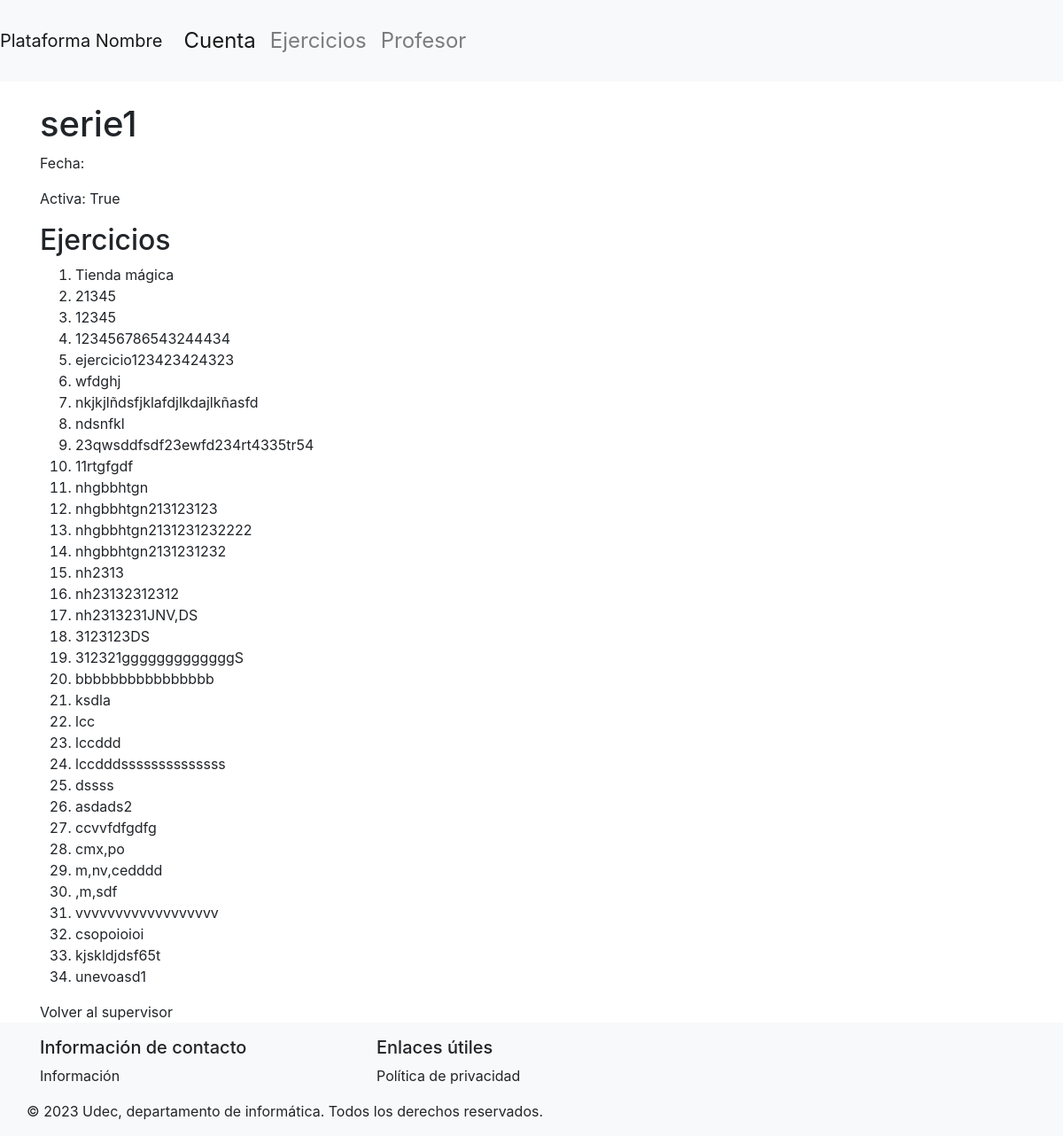
Screenshot of /dashDocente/1/serie/1 (signed in) with the database file from the repository.
### basedatos/modelos.py (models this page shows, shortened)
class Serie(db.Model):
    id = db.Column(db.Integer, primary_key=True)
    nombre = db.Column(db.String(50), nullable=False, unique=True)
    activa = db.Column(db.Boolean(), nullable=False, default=True)
    ejercicios = db.relationship('Ejercicio', order_by=Ejercicio.id, back_populates='serie')

class Ejercicio(db.Model):
    id = db.Column(db.Integer, primary_key=True)
    nombre = db.Column(db.String(50), nullable=False, unique=True)
    path_ejercicio = db.Column(db.String(200), nullable=False)
    enunciado = db.Column(db.String(), nullable=False)
    id_serie = db.Column(db.Integer, db.ForeignKey('serie.id'), nullable=False)
    serie = db.relationship('Serie', back_populates='ejercicios')

### main.py (the view)
@app.route('/dashDocente/<int:supervisor_id>/serie/<int:id>')
@login_required
def detallesSeries(supervisor_id, id):
    if not verify_supervisor(supervisor_id):
        flash('No tienes permiso para acceder a este dashboard. Debes ser un Supervisor.', 'danger')
        return redirect(url_for('login'))
    serie = Serie.query.get(id)
    ejercicios = Ejercicio.query.filter_by(id_serie=id).all()
    return render_template('detallesSerie.html', serie=serie, ejercicios=ejercicios, supervisor_id=supervisor_id)

### basedatos/modelos.py (called while the page is built)
    @property
    def is_authenticated(self):
        return True

### main.py (called while the page is built)
@login_manager.user_loader
def load_user(user_id):
    if user_id.startswith("e"):
        user = db.session.get(Estudiante, int(user_id[1:]))
    elif user_id.startswith("s"):
        user = db.session.get(Supervisor, int(user_id[1:]))
    else:
        return None
    return user

def verify_supervisor(supervisor_id):
    if not isinstance(current_user, Supervisor):
        flash('No tienes permiso para acceder a este dashboard. Debes ser un Supervisor.', 'danger')
        return False
    if current_user.id != supervisor_id:
        flash('No tienes permiso para acceder a este dashboard.', 'danger')
        return False
    return True

### templates/detallesSerie.html (shortened to what this page needs)
{% extends "layout.html" %}
{% block content %}
<h1>{{ serie.nombre }}</h1>
<p>Fecha: {{ serie.fecha }}</p>
<p>Activa: {{ serie.activa }}</p>
<h2>Ejercicios</h2>
<ol>
    {% for ejercicio in ejercicios %}
        <li>
            <a href="{{ url_for('detallesEjercicio', supervisor_id=supervisor_id, id=ejercicio.id) }}">{{ ejercicio.nombre }}</a>
        </li>
    {% endfor %}
    </ol>
<a href="{{ url_for('dashDocente', supervisor_id=supervisor_id) }}">Volver al supervisor</a>
{% endblock %}

### templates/layout.html (style rules this page uses)
a { color: inherit; }

### rows the page displays
Serie: nombre "serie1", activa "True"
Ejercicio: nombre "Tienda mágica"
Ejercicio: nombre "21345"
Ejercicio: nombre "12345"
Ejercicio: nombre "123456786543244434"
Ejercicio: nombre "ejercicio123423424323"
Ejercicio: nombre "wfdghj"
Ejercicio: nombre "nkjkjlñdsfjklafdjlkdajlkñasfd"
Ejercicio: nombre "ndsnfkl"
Ejercicio: nombre "23qwsddfsdf23ewfd234rt4335tr54"
Ejercicio: nombre "11rtgfgdf"
Ejercicio: nombre "nhgbbhtgn"
Ejercicio: nombre "nhgbbhtgn213123123"
Ejercicio: nombre "nhgbbhtgn2131231232222"
Ejercicio: nombre "nhgbbhtgn2131231232"
Ejercicio: nombre "nh2313"
Ejercicio: nombre "nh23132312312"
Ejercicio: nombre "nh2313231JNV,DS"
Ejercicio: nombre "3123123DS"
Ejercicio: nombre "312321gggggggggggggS"
Ejercicio: nombre "bbbbbbbbbbbbbbbb"
Ejercicio: nombre "ksdla"
Ejercicio: nombre "lcc"
Ejercicio: nombre "lccddd"
Ejercicio: nombre "lccdddssssssssssssss"
Ejercicio: nombre "dssss"
Ejercicio: nombre "asdads2"
Ejercicio: nombre "ccvvfdfgdfg"
Ejercicio: nombre "cmx,po"
Ejercicio: nombre "m,nv,cedddd"
Ejercicio: nombre ",m,sdf"
Ejercicio: nombre "vvvvvvvvvvvvvvvvvv"
Ejercicio: nombre "csopoioioi"
Ejercicio: nombre "kjskldjdsf65t"
Ejercicio: nombre "unevoasd1"
